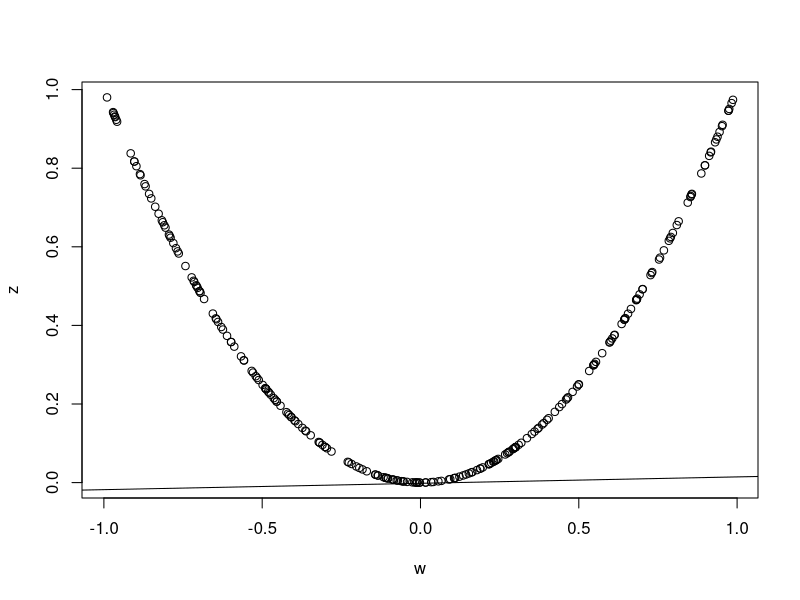

Generate this figure with R:
## ---- chunk 1
set.seed(1983)
n_sims <- 250
w <- runif(n_sims, -1, 1)
z <- w^2
cor(w, z)
plot(w, z)
abline(lm(w ~ z))
